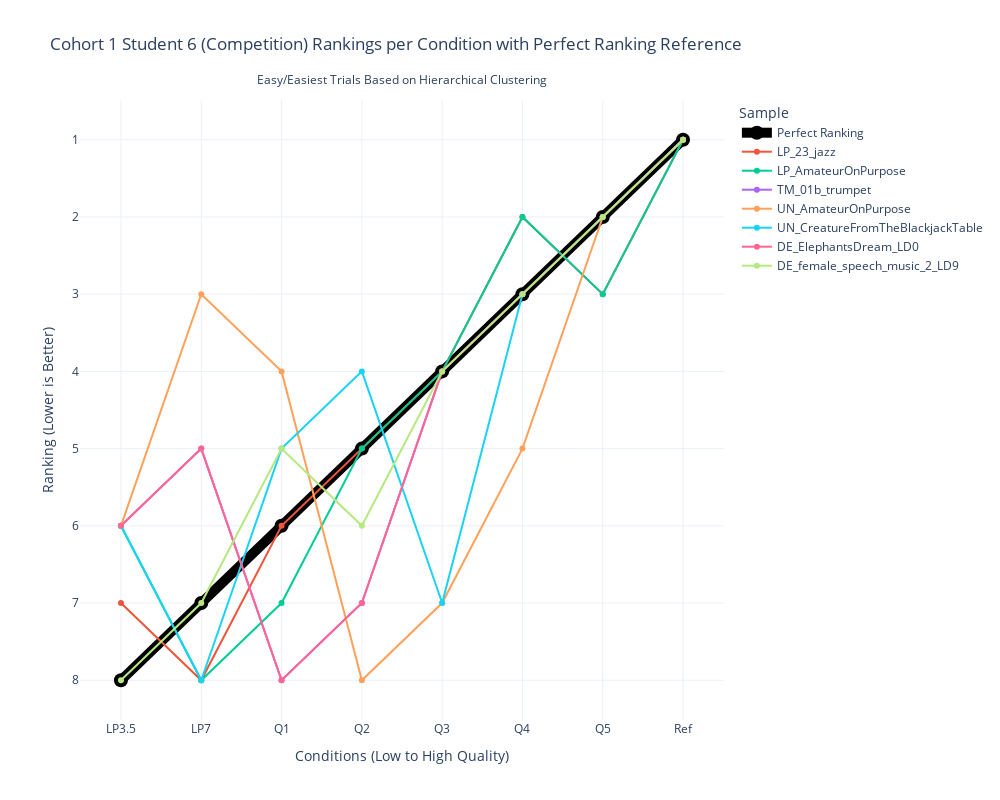

The notebook cell this image was saved under:
### Markdown cell above
## Paper Spaghetti

### Code cell
# Spaghetti plot for Cohort 1 Student 6 rankings

# Reshape rankings data for Plotly
BSU1_6_rankings_df = pd.DataFrame(reversed_BSU1_6_rankings_easy_easiest, columns=conditions)
BSU1_6_rankings_df['Sample'] = items[east_easiest_trial_indices]

# Melt dataframe for better visualization
BSU1_6_rankings_df_melted = BSU1_6_rankings_df.melt(id_vars=['Sample'], var_name='Condition', value_name='Ranking')
BSU1_6_rankings_df_melted = pd.concat([perfect_df, BSU1_6_rankings_df_melted])

# Create plot
fig = px.line(BSU1_6_rankings_df_melted, x='Condition', y='Ranking', color='Sample', markers=True,
              title="Cohort 1 Student 6 (Competition) Rankings per Condition with Perfect Ranking Reference",
              labels={"Ranking": "Ranking (Lower is Better)", "Condition": "Conditions (Low to High Quality)"},
              template="plotly_white")

# Adjust figure dimensions
fig.update_layout(width=1000, height=800)

# Invert y-axis (lower ranks at top)
fig.update_yaxes(autorange="reversed")

# Modify the "Perfect Ranking" line to be more visible
fig.update_traces(
    selector=dict(name="Perfect Ranking"),
    line=dict(width=10, color='black'),
    marker=dict(size=14, color='black')
)

# Add subtitle
fig.update_layout(
    annotations=[
        dict(
            text="Easy/Easiest Trials Based on Hierarchical Clustering",
            x=0.5,
            y=1.05,
            xref="paper",
            yref="paper",
            showarrow=False,
            font=dict(size=12)
        )
    ]
)

# Show figure
fig.show()

### Figure 1 — Plotly figure (JSON) as saved in the notebook; plotly's stock layout.template omitted (floating-point values rounded to 4 significant figures)
{"data": [{"hovertemplate": "Sample=Perfect Ranking<br>Conditions (Low to High Quality)=%{x}<br>Ranking (Lower is Better)=%{y}<extra></extra>", "legendgroup": "Perfect Ranking", "line": {"color": "black", "dash": "solid", "width": 10}, "marker": {"color": "black", "size": 14, "symbol": "circle"}, "mode": "lines+markers", "name": "Perfect Ranking", "orientation": "v", "showlegend": true, "type": "scatter", "x": ["LP3.5", "LP7", "Q1", "Q2", "Q3", "Q4", "Q5", "Ref"], "xaxis": "x", "y": [8, 7, 6, 5, 4, 3, 2, 1], "yaxis": "y"}, {"hovertemplate": "Sample=LP_23_jazz<br>Conditions (Low to High Quality)=%{x}<br>Ranking (Lower is Better)=%{y}<extra></extra>", "legendgroup": "LP_23_jazz", "line": {"color": "#EF553B", "dash": "solid"}, "marker": {"symbol": "circle"}, "mode": "lines+markers", "name": "LP_23_jazz", "orientation": "v", "showlegend": true, "type": "scatter", "x": ["LP3.5", "LP7", "Q1", "Q2", "Q3", "Q4", "Q5", "Ref"], "xaxis": "x", "y": [7, 8, 6, 5, 4, 2, 3, 1], "yaxis": "y"}, {"hovertemplate": "Sample=LP_AmateurOnPurpose<br>Conditions (Low to High Quality)=%{x}<br>Ranking (Lower is Better)=%{y}<extra></extra>", "legendgroup": "LP_AmateurOnPurpose", "line": {"color": "#00cc96", "dash": "solid"}, "marker": {"symbol": "circle"}, "mode": "lines+markers", "name": "LP_AmateurOnPurpose", "orientation": "v", "showlegend": true, "type": "scatter", "x": ["LP3.5", "LP7", "Q1", "Q2", "Q3", "Q4", "Q5", "Ref"], "xaxis": "x", "y": [6, 8, 7, 5, 4, 2, 3, 1], "yaxis": "y"}, {"hovertemplate": "Sample=TM_01b_trumpet<br>Conditions (Low to High Quality)=%{x}<br>Ranking (Lower is Better)=%{y}<extra></extra>", "legendgroup": "TM_01b_trumpet", "line": {"color": "#ab63fa", "dash": "solid"}, "marker": {"symbol": "circle"}, "mode": "lines+markers", "name": "TM_01b_trumpet", "orientation": "v", "showlegend": true, "type": "scatter", "x": ["LP3.5", "LP7", "Q1", "Q2", "Q3", "Q4", "Q5", "Ref"], "xaxis": "x", "y": [6, 5, 8, 7, 4, 3, 2, 1], "yaxis": "y"}, {"hovertemplate": "Sample=UN_AmateurOnPurpose<br>Conditions (Low to High Quality)=%{x}<br>Ranking (Lower is Better)=%{y}<extra></extra>", "legendgroup": "UN_AmateurOnPurpose", "line": {"color": "#FFA15A", "dash": "solid"}, "marker": {"symbol": "circle"}, "mode": "lines+markers", "name": "UN_AmateurOnPurpose", "orientation": "v", "showlegend": true, "type": "scatter", "x": ["LP3.5", "LP7", "Q1", "Q2", "Q3", "Q4", "Q5", "Ref"], "xaxis": "x", "y": [6, 3, 4, 8, 7, 5, 2, 1], "yaxis": "y"}, {"hovertemplate": "Sample=UN_CreatureFromTheBlackjackTable<br>Conditions (Low to High Quality)=%{x}<br>Ranking (Lower is Better)=%{y}<extra></extra>", "legendgroup": "UN_CreatureFromTheBlackjackTable", "line": {"color": "#19d3f3", "dash": "solid"}, "marker": {"symbol": "circle"}, "mode": "lines+markers", "name": "UN_CreatureFromTheBlackjackTable", "orientation": "v", "showlegend": true, "type": "scatter", "x": ["LP3.5", "LP7", "Q1", "Q2", "Q3", "Q4", "Q5", "Ref"], "xaxis": "x", "y": [6, 8, 5, 4, 7, 3, 2, 1], "yaxis": "y"}, {"hovertemplate": "Sample=DE_ElephantsDream_LD0<br>Conditions (Low to High Quality)=%{x}<br>Ranking (Lower is Better)=%{y}<extra></extra>", "legendgroup": "DE_ElephantsDream_LD0", "line": {"color": "#FF6692", "dash": "solid"}, "marker": {"symbol": "circle"}, "mode": "lines+markers", "name": "DE_ElephantsDream_LD0", "orientation": "v", "showlegend": true, "type": "scatter", "x": ["LP3.5", "LP7", "Q1", "Q2", "Q3", "Q4", "Q5", "Ref"], "xaxis": "x", "y": [6, 5, 8, 7, 4, 3, 2, 1], "yaxis": "y"}, {"hovertemplate": "Sample=DE_female_speech_music_2_LD9<br>Conditions (Low to High Quality)=%{x}<br>Ranking (Lower is Better)=%{y}<extra></extra>", "legendgroup": "DE_female_speech_music_2_LD9", "line": {"color": "#B6E880", "dash": "solid"}, "marker": {"symbol": "circle"}, "mode": "lines+markers", "name": "DE_female_speech_music_2_LD9", "orientation": "v", "showlegend": true, "type": "scatter", "x": ["LP3.5", "LP7", "Q1", "Q2", "Q3", "Q4", "Q5", "Ref"], "xaxis": "x", "y": [8, 7, 5, 6, 4, 3, 2, 1], "yaxis": "y"}], "layout": {"annotations": [{"font": {"size": 12}, "showarrow": false, "text": "Easy/Easiest Trials Based on Hierarchical Clustering", "x": 0.5, "xref": "paper", "y": 1.05, "yref": "paper"}], "height": 800, "legend": {"title": {"text": "Sample"}, "tracegroupgap": 0}, "title": {"text": "Cohort 1 Student 6 (Competition) Rankings per Condition with Perfect Ranking Reference"}, "width": 1000, "xaxis": {"anchor": "y", "domain": [0, 1], "title": {"text": "Conditions (Low to High Quality)"}}, "yaxis": {"anchor": "x", "autorange": "reversed", "domain": [0, 1], "title": {"text": "Ranking (Lower is Better)"}}}}
